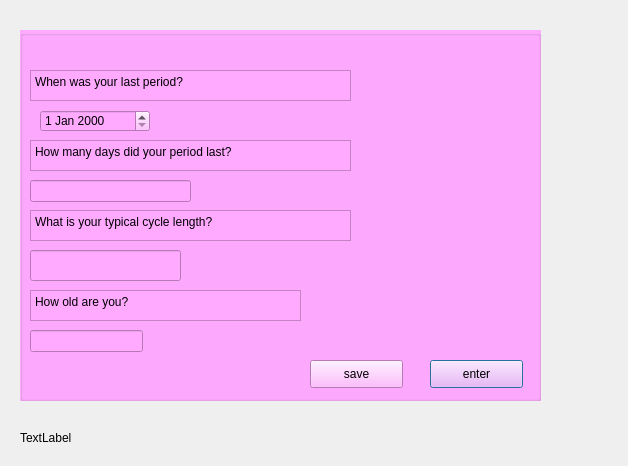
<?xml version="1.0" encoding="UTF-8"?>
<ui version="4.0">
 <class>questions</class>
 <widget class="QDialog" name="questions">
  <property name="geometry">
   <rect>
    <x>0</x>
    <y>0</y>
    <width>628</width>
    <height>466</height>
   </rect>
  </property>
  <property name="windowTitle">
   <string>Dialog</string>
  </property>
  <widget class="QGroupBox" name="groupBox">
   <property name="geometry">
    <rect>
     <x>20</x>
     <y>30</y>
     <width>521</width>
     <height>371</height>
    </rect>
   </property>
   <property name="styleSheet">
    <string notr="true">background-color: rgb(255, 170, 255);</string>
   </property>
   <property name="title">
    <string/>
   </property>
   <widget class="QPlainTextEdit" name="plainTextEdit">
    <property name="geometry">
     <rect>
      <x>10</x>
      <y>40</y>
      <width>321</width>
      <height>31</height>
     </rect>
    </property>
    <property name="plainText">
     <string>When was your last period?</string>
    </property>
   </widget>
   <widget class="QDateEdit" name="dateEdit">
    <property name="geometry">
     <rect>
      <x>20</x>
      <y>80</y>
      <width>110</width>
      <height>22</height>
     </rect>
    </property>
   </widget>
   <widget class="QPlainTextEdit" name="plainTextEdit_2">
    <property name="geometry">
     <rect>
      <x>10</x>
      <y>110</y>
      <width>321</width>
      <height>31</height>
     </rect>
    </property>
    <property name="plainText">
     <string>How many days did your period last?</string>
    </property>
   </widget>
   <widget class="QLineEdit" name="lineEdit">
    <property name="geometry">
     <rect>
      <x>10</x>
      <y>150</y>
      <width>161</width>
      <height>22</height>
     </rect>
    </property>
   </widget>
   <widget class="QPlainTextEdit" name="plainTextEdit_3">
    <property name="geometry">
     <rect>
      <x>10</x>
      <y>180</y>
      <width>321</width>
      <height>31</height>
     </rect>
    </property>
    <property name="plainText">
     <string>What is your typical cycle length?</string>
    </property>
   </widget>
   <widget class="QLineEdit" name="lineEdit_2">
    <property name="geometry">
     <rect>
      <x>10</x>
      <y>220</y>
      <width>151</width>
      <height>31</height>
     </rect>
    </property>
   </widget>
   <widget class="QLineEdit" name="lineEdit_3">
    <property name="geometry">
     <rect>
      <x>10</x>
      <y>300</y>
      <width>113</width>
      <height>22</height>
     </rect>
    </property>
   </widget>
   <widget class="QPlainTextEdit" name="plainTextEdit_4">
    <property name="geometry">
     <rect>
      <x>10</x>
      <y>260</y>
      <width>271</width>
      <height>31</height>
     </rect>
    </property>
    <property name="plainText">
     <string>How old are you?</string>
    </property>
   </widget>
   <widget class="QPushButton" name="pushButton">
    <property name="geometry">
     <rect>
      <x>410</x>
      <y>330</y>
      <width>93</width>
      <height>28</height>
     </rect>
    </property>
    <property name="text">
     <string>enter</string>
    </property>
   </widget>
   <widget class="QPushButton" name="pushButton_2">
    <property name="geometry">
     <rect>
      <x>290</x>
      <y>330</y>
      <width>93</width>
      <height>28</height>
     </rect>
    </property>
    <property name="text">
     <string>save</string>
    </property>
   </widget>
  </widget>
  <widget class="QLabel" name="label_sec_status">
   <property name="geometry">
    <rect>
     <x>20</x>
     <y>430</y>
     <width>171</width>
     <height>16</height>
    </rect>
   </property>
   <property name="text">
    <string>TextLabel</string>
   </property>
  </widget>
 </widget>
 <resources/>
 <connections/>
</ui>
